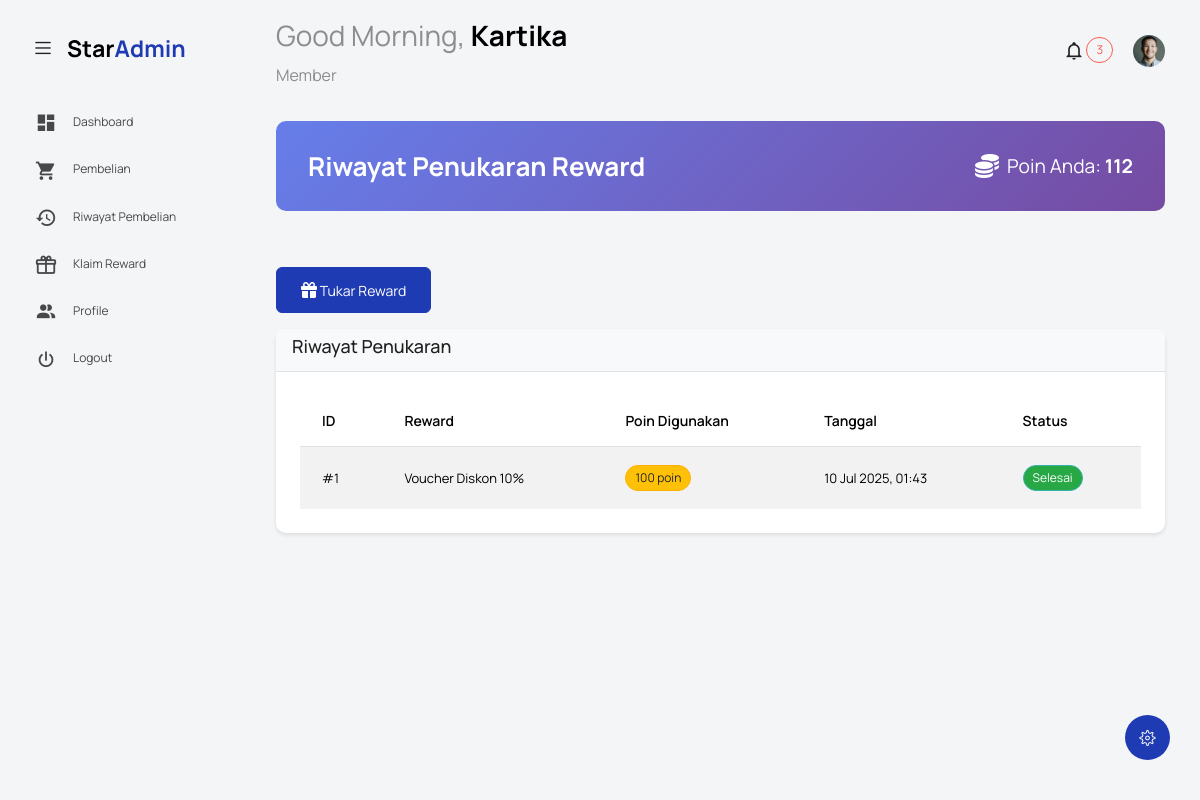
Before: /index.php?controller=reward&action=history (signed in) with the older database file.
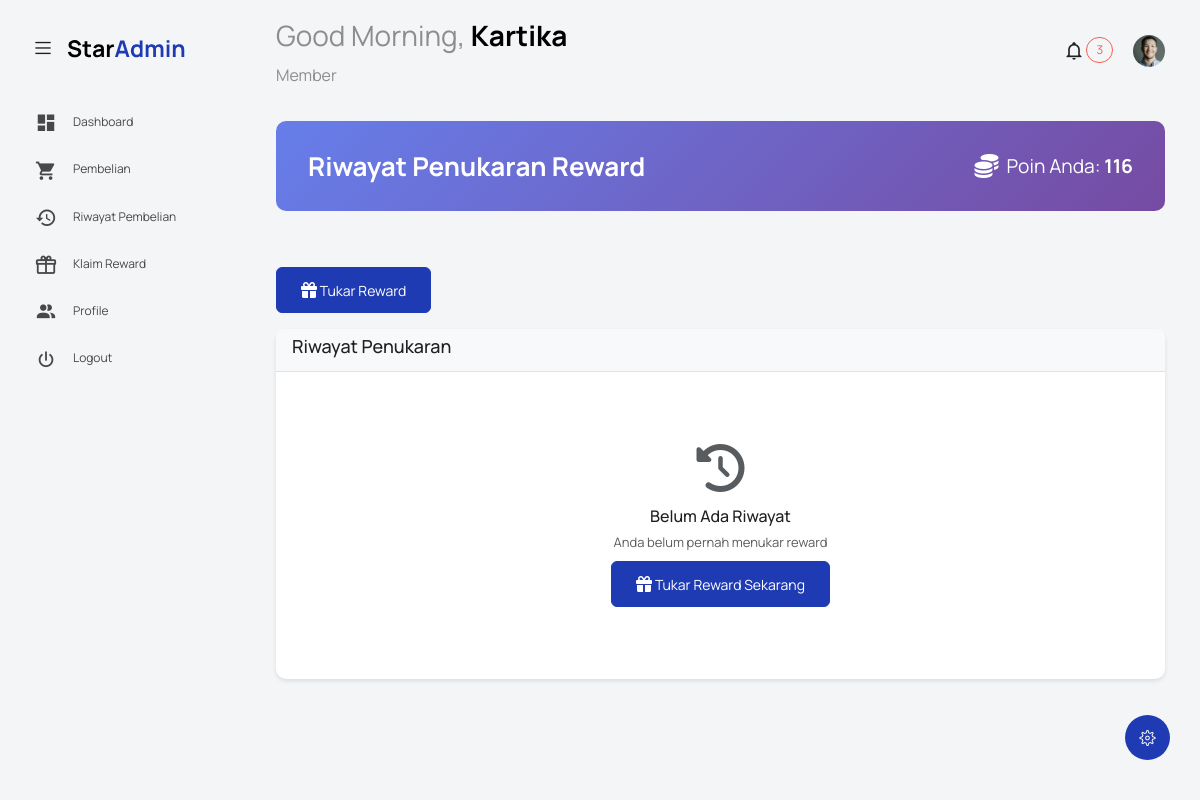
After: the same page with the newer database file.
### tables this page shows
CREATE TABLE `customers` (
  `customer_id` int NOT NULL,
  `user_id` int DEFAULT NULL,
  `nama_customer` varchar(100) NOT NULL,
  `no_telepon` varchar(15) DEFAULT NULL,
  `alamat` text,
  `email` varchar(100) DEFAULT NULL,
  `membership_id` int DEFAULT '1',
  `total_pembelian` decimal(12,2) DEFAULT '0.00',
  `total_poin` int DEFAULT '0',
  `tanggal_daftar` date DEFAULT (curdate()),
  `status_aktif` enum('aktif','tidak_aktif') DEFAULT 'aktif'
);

CREATE TABLE `tukar_poin` (
  `tukar_id` int NOT NULL,
  `customer_id` int DEFAULT NULL,
  `reward_id` int DEFAULT NULL,
  `poin_digunakan` int NOT NULL,
  `reward` varchar(100) DEFAULT NULL,
  `status` enum('pending','selesai') DEFAULT 'pending',
  `tanggal_tukar` datetime DEFAULT CURRENT_TIMESTAMP
);

CREATE TABLE `rewards` (
  `reward_id` int NOT NULL,
  `nama_reward` varchar(100) NOT NULL,
  `poin_required` int NOT NULL,
  `stock` int DEFAULT '10',
  `status` enum('aktif','tidak_aktif') DEFAULT 'aktif'
);

### controllers/RewardController.php (called while the page is built, shortened)
    <?php
class RewardController {
    private $model;
    public function __construct() {
        $this->model = new RewardModel();
    }
    public function history() {
        $customerId = $_SESSION['customer_id'];
        $history = $this->model->getMemberRewardHistory($customerId);
        $memberPoin = $this->model->getMemberPoin($customerId);
        include 'views/reward/history.php';
    }
}
?>

### models/RewardModel.php (called while the page is built, shortened)
<?php
class RewardModel {
    private $conn;
    public function __construct() {
        global $conn;
        $this->conn = $conn;
    }
    public function getMemberPoin($customerId) {
        $stmt = $this->conn->prepare("SELECT total_poin FROM customers WHERE customer_id = ?");
        $stmt->bind_param("i", $customerId);
        $stmt->execute();
        $result = $stmt->get_result();
        if ($result && $result->num_rows > 0) {
            return $result->fetch_assoc()['total_poin'];
        }
        return 0;
    }
    public function getMemberRewardHistory($customerId) {
        $stmt = $this->conn->prepare("
            SELECT
                tp.*,
                r.nama_reward
            FROM tukar_poin tp
            LEFT JOIN rewards r ON tp.reward_id = r.reward_id
            WHERE tp.customer_id = ?
            ORDER BY tp.tanggal_tukar DESC
        ");
        $stmt->bind_param("i", $customerId);
        $stmt->execute();
        $result = $stmt->get_result();
        $history = [];
        if ($result) {
            while ($row = $result->fetch_assoc()) {
                $history[] = $row;
            }
        }
        return $history;
    }
}
?>

### views/reward/history.php (the view, shortened to what the changed rows need)
<?php include('template/header.php'); ?>
<body class="with-welcome-text">
  <div class="container-scroller">
    <?php include 'template/navbar.php'; ?>
    <div class="container-fluid page-body-wrapper">
      <?php include 'template/setting_panel.php'; ?>
      <?php include 'template/sidebar.php'; ?>
      <div class="main-panel">
        <div class="content-wrapper">
          <div class="row mb-4">
            <div class="col-12">
              <div class="page-header">
                <h2>Riwayat Penukaran Reward</h2>
                <div class="poin-info">
                  <i class="fas fa-coins"></i>
                  <span>Poin Anda: <strong><?= number_format($memberPoin) ?></strong></span>
                </div>
              </div>
            </div>
          </div>
          <div class="row mb-3">
            <div class="col-12">
              <a href="index.php?controller=reward" class="btn btn-primary">
                <i class="fas fa-gift"></i> Tukar Reward
              </a>
            </div>
          </div>
          <div class="row">
            <div class="col-12">
              <div class="card">
                <div class="card-header">
                  <h4>Riwayat Penukaran</h4>
                </div>
                <div class="card-body">
                  <?php if (!empty($history)): ?>
                    <div class="table-responsive">
                      <table class="table table-striped">
                        <thead>
                          <tr>
                            <th>ID</th>
                            <th>Reward</th>
                            <th>Poin Digunakan</th>
                            <th>Tanggal</th>
                            <th>Status</th>
                          </tr>
                        </thead>
                        <tbody>
                          <?php foreach ($history as $item): ?>
                          <tr>
                            <td>#<?= $item['tukar_id'] ?></td>
                            <td><?= htmlspecialchars($item['nama_reward'] ?: $item['reward']) ?></td>
                            <td>
                              <span class="badge badge-warning">
                                <?= number_format($item['poin_digunakan']) ?> poin
                              </span>
                            </td>
                            <td><?= date('d M Y, H:i', strtotime($item['tanggal_tukar'])) ?></td>
                            <td>
                              <?php if ($item['status'] === 'pending'): ?>
                                <span class="badge badge-warning">Pending</span>
                              <?php else: ?>
                                <span class="badge badge-success">Selesai</span>
                              <?php endif; ?>
                            </td>
                          </tr>
                          <?php endforeach; ?>
                        </tbody>
                      </table>
                    </div>
                  <?php else: ?>
                    <div class="text-center py-5">
                      <i class="fas fa-history fa-3x text-muted mb-3"></i>
                      <h5>Belum Ada Riwayat</h5>
                      <p class="text-muted">Anda belum pernah menukar reward</p>
                      <a href="index.php?controller=reward" class="btn btn-primary">
                        <i class="fas fa-gift"></i> Tukar Reward Sekarang
                      </a>
                    </div>
                  <?php endif; ?>
                </div>
              </div>
            </div>
          </div>
        </div>
      </div>
    </div>
  </div>
</body>
</html>

Changed rows visible on the page:
removed tukar_poin: tukar_id "1", reward.nama_reward "Voucher Diskon 10%", poin_digunakan "100", tanggal_tukar "10 Jul 2025, 01:43", status "Selesai"
changed customers: total_poin "112" → "116"
Other visible differences:
text no longer shown: "ID Reward Poin Digunakan Tanggal Status"
text now shown: "Belum Ada Riwayat Anda belum pernah menukar reward Tukar Reward Sekarang"
